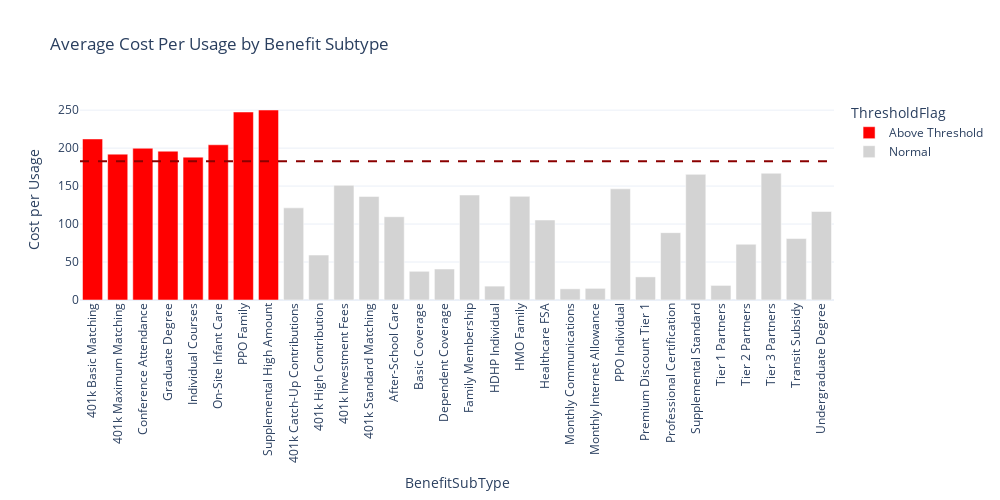
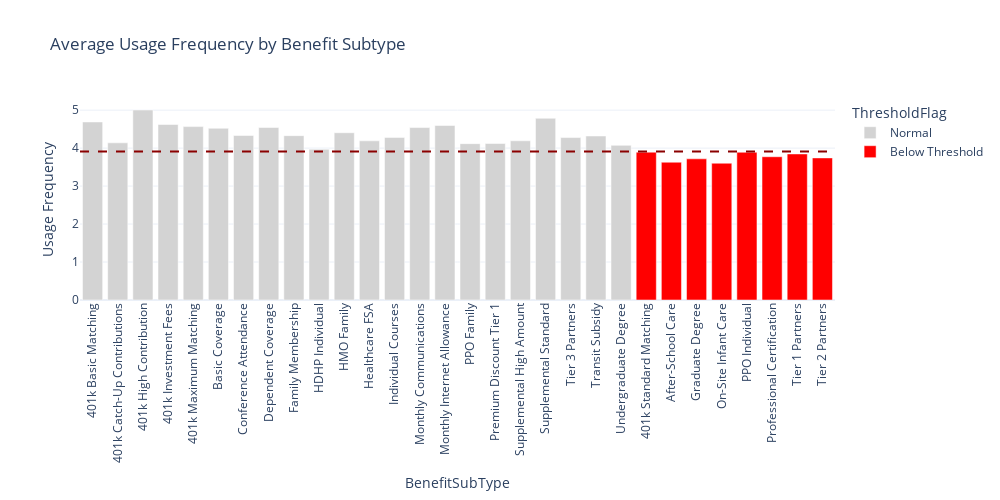
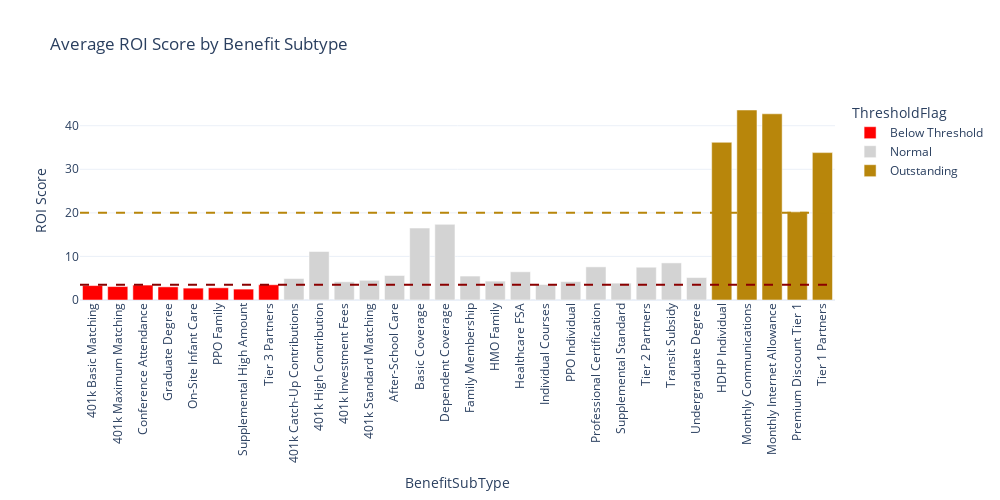

Notebook code cell kept with these figures, in order:
### Code cell
# Identify underutilized high-cost subcategories
# Group by BenefitSubType and calculate mean cost-per-usage and usage frequency, satisfaction score, and rank ROI score
subcategory_stats = merged.groupby('BenefitSubType').agg({
    'CostPerUsage': 'mean',
    'UsageFrequency': 'mean',
    'SatisfactionScore': 'mean',
    'ROI_Score': 'mean'
}).reset_index()

# Define high-cost threshold as the 75th percentile of cost-per-usage
high_cost_threshold = subcategory_stats['CostPerUsage'].quantile(0.75)

# Define low-usage threshold as the 25th percentile of usage frequency
low_usage_threshold = subcategory_stats['UsageFrequency'].quantile(0.25)
roi_usage_treshold = subcategory_stats['ROI_Score'].quantile(0.25)

# Visualise and highlight those above/below thresholds
# Highlight subcategories above the high cost threshold and below the low usage threshold with colored bars

def create_bar_plot_treshold(df, x_col, y_col, title, treshold, treshold_label='max', highlight_above=None):
    # Mapping raw column names to pretty labels
    pretty_labels = {
        'CostPerUsage': 'Cost per Usage',
        'UsageFrequency': 'Usage Frequency',
        'ROI_Score': 'ROI Score'
    }

    # Determine base threshold logic
    if treshold_label == 'max':
        df['ThresholdFlag'] = np.where(df[y_col] > treshold, 'Above Threshold', 'Normal')
    else:
        df['ThresholdFlag'] = np.where(df[y_col] < treshold, 'Below Threshold', 'Normal')

    # Extra highlight for very high values
    if highlight_above is not None:
        df.loc[df[y_col] > highlight_above, 'ThresholdFlag'] = 'Outstanding'

    # Color map with optional extra category
    color_map = {
        'Above Threshold': 'red',
        'Below Threshold': 'red',
        'Normal': 'lightgray',
        'Outstanding': 'darkgoldenrod'
    }

    # Plot
    fig = px.bar(
        df,
        x=x_col,
        y=y_col,
        color='ThresholdFlag',
        color_discrete_map=color_map,
        title=title
    )

    fig.update_yaxes(title_text=pretty_labels.get(y_col, y_col.replace('_', ' ')))
    fig.update_layout(xaxis_tickangle=-90, width=1000, height=500, template='plotly_white')
    fig.add_hline(y=treshold, line_dash="dash", line_color="darkred")

    if highlight_above is not None:
        fig.add_hline(y=highlight_above, line_dash="dash", line_color="darkgoldenrod")

    return fig  # <-- Return figure instead of showing it



create_bar_plot_treshold(merged.groupby('BenefitSubType').agg({'CostPerUsage': 'mean'}).reset_index(), 'BenefitSubType', 'CostPerUsage', 'Average Cost Per Usage by Benefit Subtype', high_cost_threshold, 'max').show()
create_bar_plot_treshold(merged.groupby('BenefitSubType').agg({'UsageFrequency': 'mean'}).reset_index(), 'BenefitSubType', 'UsageFrequency', 'Average Usage Frequency by Benefit Subtype', low_usage_threshold, 'min').show()
create_bar_plot_treshold(merged.groupby('BenefitSubType').agg({'ROI_Score': 'mean'}).reset_index(), 'BenefitSubType', 'ROI_Score', 'Average ROI Score by Benefit Subtype', roi_usage_treshold, 'min',highlight_above=20).show()

# # Find those that have high cost and low usage
# underutilized_high_cost = subcategory_stats[
#     (subcategory_stats['CostPerUsage'] > high_cost_threshold) &
#     (subcategory_stats['UsageFrequency'] < low_usage_threshold)
# ]

# print("Underutilized High-Cost Subcategories:")
# print(underutilized_high_cost)

# # Create quadrant plots (cost vs. usage, cost vs. satisfaction)
# fig = px.scatter(subcategory_stats, x='CostPerUsage', y='UsageFrequency',
#                  color='BenefitSubType',
#                  title='Cost vs Usage Frequency by Benefit Subtype',
#                  labels={'CostPerUsage': 'Average Cost per Usage', 'UsageFrequency': 'Average Usage Frequency'},
#                  hover_data=['BenefitSubType'])
# fig.add_hline(y=low_usage_threshold, line_dash="dash", line_color="red", annotation_text="Low Usage Threshold")
# fig.add_vline(x=high_cost_threshold, line_dash="dash", line_color="blue", annotation_text="High Cost Threshold")
# fig.show()

# # Find those with have high cost and low satisfaction
# underutilized_high_cost_satisfaction = subcategory_stats[
#     (subcategory_stats['CostPerUsage'] > high_cost_threshold) &
#     (subcategory_stats['SatisfactionScore'] < subcategory_stats['SatisfactionScore'].quantile(0.25))
# ]

# print("Underutilized High-Cost Benefits with Low Satisfaction:")
# print(underutilized_high_cost_satisfaction[['BenefitSubType', 'CostPerUsage', 'SatisfactionScore']])

# # Visualise and highlight those above/below thresholds
# fig = px.scatter(subcategory_stats, x='CostPerUsage', y='SatisfactionScore',
#                  color='BenefitSubType',
#                  title='Cost vs SatisfactionScore by Benefit Subtype',
#                  labels={'CostPerUsage': 'Average Cost per Usage', 'SatisfactionScore': 'Average SatisfactionScore'},
#                  hover_data=['BenefitSubType'])
# fig.add_hline(y=subcategory_stats['SatisfactionScore'].quantile(0.25), line_dash="dash", line_color="red", annotation_text="Low Satisfaction Threshold")
# fig.add_vline(x=high_cost_threshold, line_dash="dash", line_color="blue", annotation_text="High Cost Threshold")
# fig.show()

### Figure 1 — Plotly figure (JSON) as saved in the notebook; plotly's stock layout.template omitted (floating-point values rounded to 4 significant figures)
{"data": [{"hovertemplate": "ThresholdFlag=Above Threshold<br>BenefitSubType=%{x}<br>CostPerUsage=%{y}<extra></extra>", "legendgroup": "Above Threshold", "marker": {"color": "red", "pattern": {"shape": ""}}, "name": "Above Threshold", "orientation": "v", "showlegend": true, "textposition": "auto", "type": "bar", "x": ["401k Basic Matching", "401k Maximum Matching", "Conference Attendance", "Graduate Degree", "Individual Courses", "On-Site Infant Care", "PPO Family", "Supplemental High Amount"], "xaxis": "x", "y": [212.1, 192.1, 199.9, 196.0, 188.1, 204.4, 247.6, 250.2], "yaxis": "y"}, {"hovertemplate": "ThresholdFlag=Normal<br>BenefitSubType=%{x}<br>CostPerUsage=%{y}<extra></extra>", "legendgroup": "Normal", "marker": {"color": "lightgray", "pattern": {"shape": ""}}, "name": "Normal", "orientation": "v", "showlegend": true, "textposition": "auto", "type": "bar", "x": ["401k Catch-Up Contributions", "401k High Contribution", "401k Investment Fees", "401k Standard Matching", "After-School Care", "Basic Coverage", "Dependent Coverage", "Family Membership", "HDHP Individual", "HMO Family", "Healthcare FSA", "Monthly Communications", "Monthly Internet Allowance", "PPO Individual", "Premium Discount Tier 1", "Professional Certification", "Supplemental Standard", "Tier 1 Partners", "Tier 2 Partners", "Tier 3 Partners", "Transit Subsidy", "Undergraduate Degree"], "xaxis": "x", "y": [121.3, 59.2, 151.0, 136.4, 109.7, 37.81, 40.84, 138.3, 18.27, 136.5, 105.4, 14.72, 15.33, 146.4, 30.45, 88.69, 165.5, 19.21, 73.44, 166.9, 80.93, 116.6], "yaxis": "y"}], "layout": {"barmode": "relative", "height": 500, "legend": {"title": {"text": "ThresholdFlag"}, "tracegroupgap": 0}, "shapes": [{"line": {"color": "darkred", "dash": "dash"}, "type": "line", "x0": 0, "x1": 1, "xref": "x domain", "y0": 182.8, "y1": 182.8, "yref": "y"}], "title": {"text": "Average Cost Per Usage by Benefit Subtype"}, "width": 1000, "xaxis": {"anchor": "y", "domain": [0, 1], "tickangle": -90, "title": {"text": "BenefitSubType"}}, "yaxis": {"anchor": "x", "domain": [0, 1], "title": {"text": "Cost per Usage"}}}}

### Figure 2 — Plotly figure (JSON) as saved in the notebook; plotly's stock layout.template omitted (floating-point values rounded to 4 significant figures)
{"data": [{"hovertemplate": "ThresholdFlag=Normal<br>BenefitSubType=%{x}<br>UsageFrequency=%{y}<extra></extra>", "legendgroup": "Normal", "marker": {"color": "lightgray", "pattern": {"shape": ""}}, "name": "Normal", "orientation": "v", "showlegend": true, "textposition": "auto", "type": "bar", "x": ["401k Basic Matching", "401k Catch-Up Contributions", "401k High Contribution", "401k Investment Fees", "401k Maximum Matching", "Basic Coverage", "Conference Attendance", "Dependent Coverage", "Family Membership", "HDHP Individual", "HMO Family", "Healthcare FSA", "Individual Courses", "Monthly Communications", "Monthly Internet Allowance", "PPO Family", "Premium Discount Tier 1", "Supplemental High Amount", "Supplemental Standard", "Tier 3 Partners", "Transit Subsidy", "Undergraduate Degree"], "xaxis": "x", "y": [4.689, 4.139, 5.004, 4.622, 4.567, 4.522, 4.333, 4.544, 4.328, 3.971, 4.406, 4.192, 4.282, 4.542, 4.596, 4.118, 4.122, 4.194, 4.785, 4.278, 4.319, 4.073], "yaxis": "y"}, {"hovertemplate": "ThresholdFlag=Below Threshold<br>BenefitSubType=%{x}<br>UsageFrequency=%{y}<extra></extra>", "legendgroup": "Below Threshold", "marker": {"color": "red", "pattern": {"shape": ""}}, "name": "Below Threshold", "orientation": "v", "showlegend": true, "textposition": "auto", "type": "bar", "x": ["401k Standard Matching", "After-School Care", "Graduate Degree", "On-Site Infant Care", "PPO Individual", "Professional Certification", "Tier 1 Partners", "Tier 2 Partners"], "xaxis": "x", "y": [3.894, 3.629, 3.718, 3.603, 3.891, 3.773, 3.846, 3.742], "yaxis": "y"}], "layout": {"barmode": "relative", "height": 500, "legend": {"title": {"text": "ThresholdFlag"}, "tracegroupgap": 0}, "shapes": [{"line": {"color": "darkred", "dash": "dash"}, "type": "line", "x0": 0, "x1": 1, "xref": "x domain", "y0": 3.913, "y1": 3.913, "yref": "y"}], "title": {"text": "Average Usage Frequency by Benefit Subtype"}, "width": 1000, "xaxis": {"anchor": "y", "domain": [0, 1], "tickangle": -90, "title": {"text": "BenefitSubType"}}, "yaxis": {"anchor": "x", "domain": [0, 1], "title": {"text": "Usage Frequency"}}}}

### Figure 3 — Plotly figure (JSON) as saved in the notebook; plotly's stock layout.template omitted (floating-point values rounded to 4 significant figures)
{"data": [{"hovertemplate": "ThresholdFlag=Below Threshold<br>BenefitSubType=%{x}<br>ROI_Score=%{y}<extra></extra>", "legendgroup": "Below Threshold", "marker": {"color": "red", "pattern": {"shape": ""}}, "name": "Below Threshold", "orientation": "v", "showlegend": true, "textposition": "auto", "type": "bar", "x": ["401k Basic Matching", "401k Maximum Matching", "Conference Attendance", "Graduate Degree", "On-Site Infant Care", "PPO Family", "Supplemental High Amount", "Tier 3 Partners"], "xaxis": "x", "y": [3.31, 3.084, 3.427, 3.015, 2.727, 2.799, 2.503, 3.502], "yaxis": "y"}, {"hovertemplate": "ThresholdFlag=Normal<br>BenefitSubType=%{x}<br>ROI_Score=%{y}<extra></extra>", "legendgroup": "Normal", "marker": {"color": "lightgray", "pattern": {"shape": ""}}, "name": "Normal", "orientation": "v", "showlegend": true, "textposition": "auto", "type": "bar", "x": ["401k Catch-Up Contributions", "401k High Contribution", "401k Investment Fees", "401k Standard Matching", "After-School Care", "Basic Coverage", "Dependent Coverage", "Family Membership", "HMO Family", "Healthcare FSA", "Individual Courses", "PPO Individual", "Professional Certification", "Supplemental Standard", "Tier 2 Partners", "Transit Subsidy", "Undergraduate Degree"], "xaxis": "x", "y": [4.937, 11.13, 4.183, 4.526, 5.627, 16.51, 17.37, 5.494, 4.336, 6.481, 3.558, 4.222, 7.609, 3.867, 7.525, 8.513, 5.154], "yaxis": "y"}, {"hovertemplate": "ThresholdFlag=Outstanding<br>BenefitSubType=%{x}<br>ROI_Score=%{y}<extra></extra>", "legendgroup": "Outstanding", "marker": {"color": "darkgoldenrod", "pattern": {"shape": ""}}, "name": "Outstanding", "orientation": "v", "showlegend": true, "textposition": "auto", "type": "bar", "x": ["HDHP Individual", "Monthly Communications", "Monthly Internet Allowance", "Premium Discount Tier 1", "Tier 1 Partners"], "xaxis": "x", "y": [36.19, 43.61, 42.74, 20.23, 33.83], "yaxis": "y"}], "layout": {"barmode": "relative", "height": 500, "legend": {"title": {"text": "ThresholdFlag"}, "tracegroupgap": 0}, "shapes": [{"line": {"color": "darkred", "dash": "dash"}, "type": "line", "x0": 0, "x1": 1, "xref": "x domain", "y0": 3.516, "y1": 3.516, "yref": "y"}, {"line": {"color": "darkgoldenrod", "dash": "dash"}, "type": "line", "x0": 0, "x1": 1, "xref": "x domain", "y0": 20, "y1": 20, "yref": "y"}], "title": {"text": "Average ROI Score by Benefit Subtype"}, "width": 1000, "xaxis": {"anchor": "y", "domain": [0, 1], "tickangle": -90, "title": {"text": "BenefitSubType"}}, "yaxis": {"anchor": "x", "domain": [0, 1], "title": {"text": "ROI Score"}}}}
